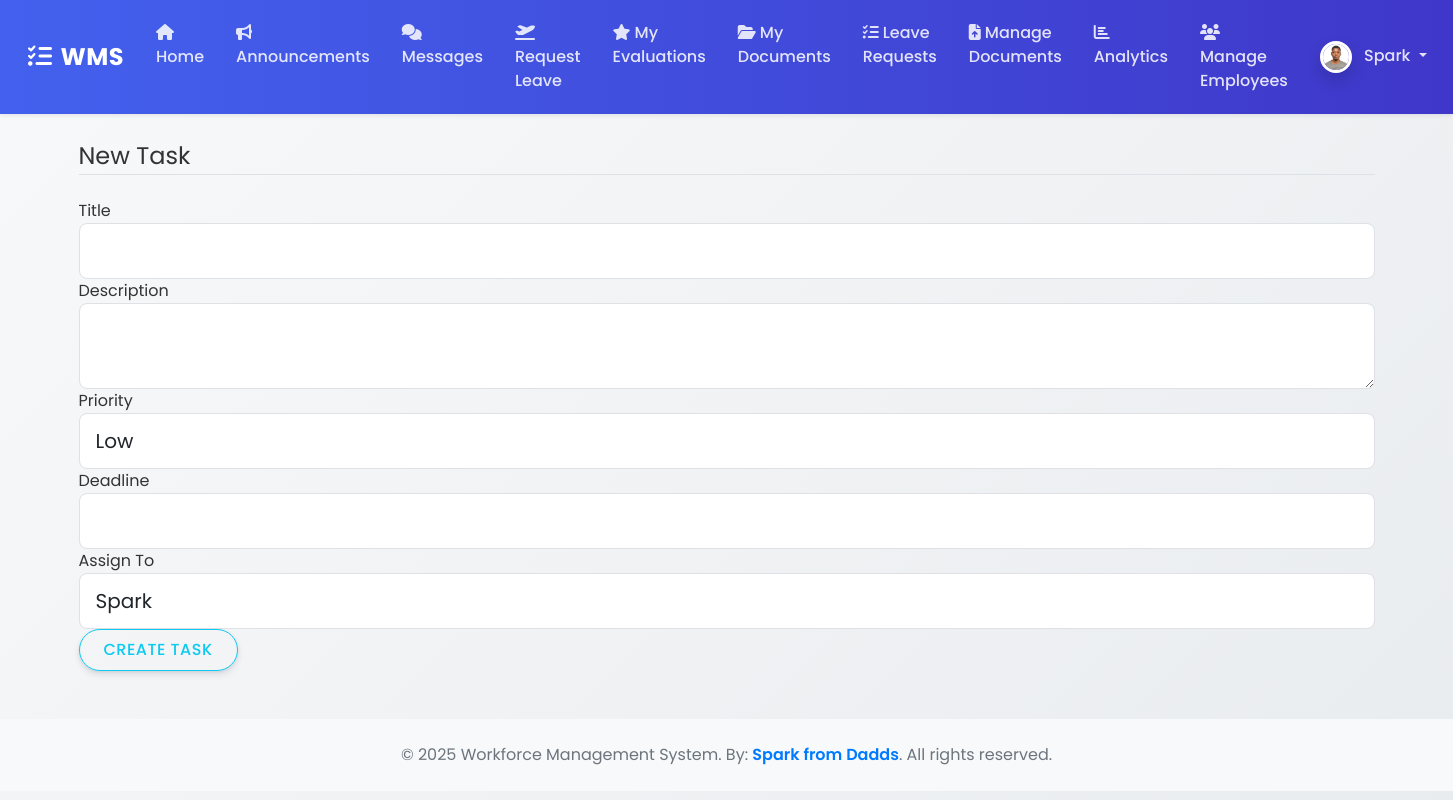
The app's page /task/new (signed in) with its own data.
### wms/models.py (models this page shows, shortened)
class ProfilePicture(db.Model):
    id = db.Column(db.Integer, primary_key=True)
    filename = db.Column(db.String(100), nullable=False)
    upload_date = db.Column(db.DateTime, nullable=False, default=datetime.datetime.utcnow)
    user_id = db.Column(db.Integer, db.ForeignKey('user.id'), nullable=False, unique=True)

class User(UserMixin, db.Model):
    id = db.Column(db.Integer, primary_key=True)
    username = db.Column(db.String(150), unique=True, nullable=False)
    email = db.Column(db.String(150), unique=True, nullable=False)
    password_hash = db.Column(db.String(256))
    role = db.Column(db.String(50), nullable=False, default='Employee') # Roles: Admin, Manager, Employee
    profile_picture = db.relationship('ProfilePicture', backref='user', uselist=False)

### wms/routes.py (the view, shortened to what this page needs)
@main_bp.route("/task/new", methods=['GET', 'POST'])
@login_required
@roles_required('Admin', 'Manager')
def new_task():
    form = TaskForm()
    return render_template('create_task.html', title='New Task', form=form, legend='New Task')

### wms/forms.py
class TaskForm(FlaskForm):
    title = StringField('Title', validators=[DataRequired()])
    description = TextAreaField('Description', validators=[DataRequired()])
    priority = SelectField('Priority', choices=[('Low', 'Low'), ('Medium', 'Medium'), ('High', 'High')],
                           validators=[DataRequired()])
    deadline = DateTimeField('Deadline', format='%Y-%m-%d %H:%M:%S', validators=[DataRequired()])
    assigned_to = QuerySelectField('Assign To', query_factory=user_query, get_label='username', allow_blank=False,
                                   validators=[DataRequired()])
    submit = SubmitField('Create Task')

### wms/__init__.py (called while the page is built)
def create_app():
    app = Flask(__name__)
    app.config['SECRET_KEY'] = os.environ.get('SECRET_KEY', 'a-very-secret-key-for-dev')
    app.config['SQLALCHEMY_DATABASE_URI'] = os.environ.get('DATABASE_URL', 'sqlite:///wms.db')
    app.config['SQLALCHEMY_TRACK_MODIFICATIONS'] = False
    app.config['UPLOAD_FOLDER'] = os.path.join(app.root_path, 'static/uploads')
    db.init_app(app)
    login_manager.init_app(app)
    csrf.init_app(app)
    migrate.init_app(app, db) # Initialize Migrate with app and db
    login_manager.login_view = 'main.login'
    login_manager.login_message_category = 'info'
    from wms.routes import main_bp
    app.register_blueprint(main_bp)
    with app.app_context():
        from . import models
    @login_manager.user_loader
    def load_user(user_id):
        from .models import User
        return User.query.get(int(user_id))
    return app

### wms/forms.py (called while the page is built)
def user_query():
    return User.query

### wms/templates/create_task.html (shortened to what this page needs)
{% extends "base.html" %}
{% block content %}
    <div class="content-section">
        <form method="POST" action="">
            <fieldset class="form-group">
                <legend class="border-bottom mb-4">{{ legend }}</legend>
                <div class="form-group">
                    {{ form.title.label(class="form-control-label") }}
                    {% if form.title.errors %}
                        {{ form.title(class="form-control form-control-lg is-invalid") }}
                        <div class="invalid-feedback">
                            {% for error in form.title.errors %}
                                <span>{{ error }}</span>
                            {% endfor %}
                        </div>
                    {% else %}
                        {{ form.title(class="form-control form-control-lg") }}
                    {% endif %}
                </div>
                <div class="form-group">
                    {{ form.description.label(class="form-control-label") }}
                    {% if form.description.errors %}
                        {{ form.description(class="form-control form-control-lg is-invalid") }}
                        <div class="invalid-feedback">
                            {% for error in form.description.errors %}
                                <span>{{ error }}</span>
                            {% endfor %}
                        </div>
                    {% else %}
                        {{ form.description(class="form-control form-control-lg") }}
                    {% endif %}
                </div>
                <div class="form-group">
                    {{ form.priority.label(class="form-control-label") }}
                    {% if form.priority.errors %}
                        {{ form.priority(class="form-control form-control-lg is-invalid") }}
                        <div class="invalid-feedback">
                            {% for error in form.priority.errors %}
                                <span>{{ error }}</span>
                            {% endfor %}
                        </div>
                    {% else %}
                        {{ form.priority(class="form-control form-control-lg") }}
                    {% endif %}
                </div>
                <div class="form-group">
                    {{ form.deadline.label(class="form-control-label") }}
                    {% if form.deadline.errors %}
                        {{ form.deadline(class="form-control form-control-lg is-invalid") }}
                        <div class="invalid-feedback">
                            {% for error in form.deadline.errors %}
                                <span>{{ error }}</span>
                            {% endfor %}
                        </div>
                    {% else %}
                        {{ form.deadline(class="form-control form-control-lg") }}
                    {% endif %}
                </div>
                <div class="form-group">
                    {{ form.assigned_to.label(class="form-control-label") }}
                    {% if form.assigned_to.errors %}
                        {{ form.assigned_to(class="form-control form-control-lg is-invalid") }}
                        <div class="invalid-feedback">
                            {% for error in form.assigned_to.errors %}
                                <span>{{ error }}</span>
                            {% endfor %}
                        </div>
                    {% else %}
                        {{ form.assigned_to(class="form-control form-control-lg") }}
                    {% endif %}
                </div>
            </fieldset>
            <div class="form-group">
                {{ form.submit(class="btn btn-outline-info") }}
            </div>
        </form>
    </div>
{% endblock content %}

### wms/templates/base.html (shortened to what this page needs)
<!DOCTYPE html>
<html>
<head>
    <link rel="stylesheet" href="https://cdn.jsdelivr.net/npm/bootstrap@5.1.3/dist/css/bootstrap.min.css">
    <link rel="stylesheet" href="https://cdnjs.cloudflare.com/ajax/libs/font-awesome/6.5.0/css/all.min.css">
    <link rel="stylesheet" href="{{ url_for('static', filename='css/styles.css') }}">
</head>
<body>
    <nav class="navbar navbar-expand-lg navbar-dark shadow-sm sticky-top">
        <div class="container-fluid">
            <a class="navbar-brand" href="#"><i class="fas fa-tasks me-2"></i>WMS</a>
            <div class="collapse navbar-collapse" id="navbarContent">
                <ul class="navbar-nav me-auto mb-2 mb-lg-0">
                    {% if current_user.is_authenticated %}
                        <li class="nav-item"><a class="nav-link" href="{{ url_for('main.home') }}"><i class="fas fa-home me-1"></i>Home</a></li>
                        <li class="nav-item"><a class="nav-link" href="{{ url_for('main.announcements') }}"><i class="fas fa-bullhorn me-1"></i>Announcements</a></li>
                        <li class="nav-item"><a class="nav-link" href="{{ url_for('main.messages') }}"><i class="fas fa-comments me-1"></i>Messages</a></li>
                        <li class="nav-item"><a class="nav-link" href="{{ url_for('main.new_leave_request') }}"><i class="fas fa-plane-departure me-1"></i>Request Leave</a></li>
                        <li class="nav-item"><a class="nav-link" href="{{ url_for('main.view_evaluations', user_id=current_user.id) }}"><i class="fas fa-star me-1"></i>My Evaluations</a></li>
                        <li class="nav-item"><a class="nav-link" href="{{ url_for('main.my_documents') }}"><i class="fas fa-folder-open me-1"></i>My Documents</a></li>
                        {% if current_user.role in ['Admin', 'Manager'] %}
                            <li class="nav-item"><a class="nav-link" href="{{ url_for('main.leave_requests') }}"><i class="fas fa-tasks me-1"></i>Leave Requests</a></li>
                            <li class="nav-item"><a class="nav-link" href="{{ url_for('main.documents') }}"><i class="fas fa-file-upload me-1"></i>Manage Documents</a></li>
                            <li class="nav-item"><a class="nav-link" href="{{ url_for('main.analytics') }}"><i class="fas fa-chart-bar me-1"></i>Analytics</a></li>
                            <li class="nav-item"><a class="nav-link" href="{{ url_for('main.manage_employees') }}"><i class="fas fa-users me-1"></i>Manage Employees</a></li>
                        {% endif %}
                    {% endif %}
                </ul>
                <ul class="navbar-nav">
                    {% if current_user.is_authenticated %}
                        <li class="nav-item dropdown">
                            <a class="nav-link dropdown-toggle" href="#" id="navbarDropdown" role="button" data-bs-toggle="dropdown" aria-expanded="false">
                                {% if current_user.profile_picture %}
                                    <img src="{{ url_for('static', filename='uploads/profile_pics/' + current_user.profile_picture.filename) }}"
                                         class="rounded-circle profile-picture" width="32" height="32" alt="Profile Picture">
                                {% else %}
                                    <img src="{{ url_for('static', filename='uploads/profile_pics/default.png') }}"
                                         class="rounded-circle profile-picture" width="32" height="32" alt="Default Profile Picture">
                                {% endif %}
                                <span class="ms-2">{{ current_user.username }}</span>
                            </a>
                        </li>
                    {% else %}
                        <li class="nav-item"><a class="nav-link" href="{{ url_for('main.login') }}"><i class="fas fa-sign-in-alt me-1"></i>Login</a></li>
                        <li class="nav-item"><a class="nav-link" href="{{ url_for('main.register') }}"><i class="fas fa-user-plus me-1"></i>Register</a></li>
                    {% endif %}
                </ul>
            </div>
        </div>
    </nav>
    <div class="container mt-4">
        {% block content %}{% endblock %}
    </div>
    <footer class="bg-light text-center text-muted py-4 mt-5">
  <div class="container">
    <p class="mb-0">
      © 2025 Workforce Management System. By:
      <span style="color: #007BFF; font-weight: 600;">Spark from Dadds</span>.
      All rights reserved.
    </p>
  </div>
</footer>
</body>
</html>

### wms/static/css/styles.css (style rules this page uses)
:root { --primary-color: #4361ee; --secondary-color: #3f37c9; --success-color: #4cc9f0; --info-color: #4895ef; --warning-color: #f72585; --danger-color: #e63946; --light-color: #f8f9fa; --dark-color: #212529; }
body { background: linear-gradient(135deg, #f8f9fa 0%, #e9ecef 100%); min-height: 100vh; font-family: 'Poppins', sans-serif; color: #333; }
.navbar { background: linear-gradient(90deg, var(--primary-color) 0%, var(--secondary-color) 100%) !important; padding: 0.8rem 1rem; }
.navbar-brand { font-weight: 700; letter-spacing: 0.5px; font-size: 1.5rem; color: white !important; }
.navbar-dark .navbar-nav .nav-link { color: rgba(255, 255, 255, 0.85); font-weight: 500; padding: 0.5rem 1rem; border-radius: 4px; transition: all 0.3s ease; }
.btn { border-radius: 50px; padding: 0.5rem 1.5rem; font-weight: 500; text-transform: uppercase; letter-spacing: 0.5px; transition: all 0.3s ease; box-shadow: 0 4px 6px rgba(50, 50, 93, 0.11), 0 1px 3px rgba(0, 0, 0, 0.08); }
.form-control, .form-select { border-radius: 0.5rem; padding: 0.75rem 1rem; border: 1px solid #dee2e6; transition: all 0.3s ease; }
.profile-picture { border: 3px solid white; box-shadow: 0 0.5rem 1rem rgba(0, 0, 0, 0.15); }
.container { animation: fadeIn 0.5s ease-out; }

### records on screen
ProfilePicture: filename (picture)
User: username "Spark"

### other values on screen
{{ legend }} "New Task"
